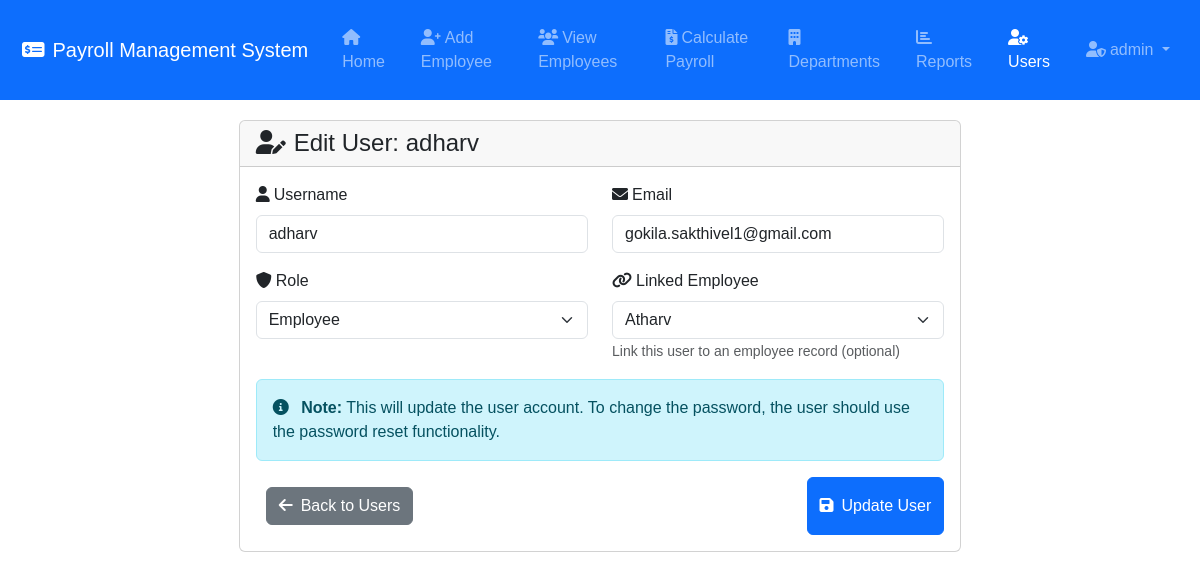
The page /edit_user/3 (signed in) on the database as committed earlier.
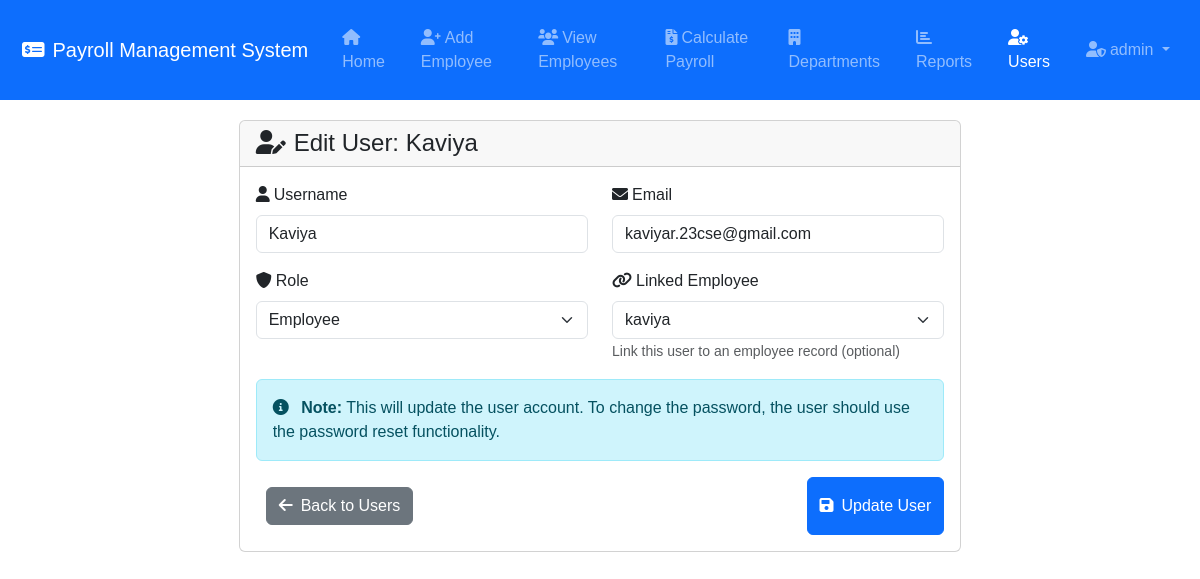
The same page on the database as committed later.
### tables this page shows
CREATE TABLE users (
                id INTEGER PRIMARY KEY AUTOINCREMENT,
                username TEXT UNIQUE NOT NULL,
                email TEXT UNIQUE NOT NULL,
                password_hash TEXT NOT NULL,
                role TEXT NOT NULL DEFAULT 'employee',
                employee_id INTEGER,
                created_at TIMESTAMP DEFAULT CURRENT_TIMESTAMP,
                FOREIGN KEY (employee_id) REFERENCES employees (id)
            );

### app.py (the view, shortened to what this page needs)
@app.route('/edit_user/<int:user_id>', methods=['GET', 'POST'])
@admin_required
def edit_user(user_id):
    conn = sqlite3.connect('payroll_system/database.db')
    c = conn.cursor()
    c.execute("SELECT * FROM users WHERE id = ?", (user_id,))
    user = c.fetchone()
    if not user:
        flash('User not found!', 'danger')
        conn.close()
        return redirect(url_for('manage_users'))
    c.execute("SELECT id, name FROM employees ORDER BY name")
    employees = c.fetchall()
    conn.close()
    return render_template('edit_user.html', user=user, employees=employees)

### app.py (called while the page is built)
@login_manager.user_loader
def load_user(user_id):
    conn = sqlite3.connect('payroll_system/database.db')
    c = conn.cursor()
    c.execute("SELECT * FROM users WHERE id = ?", (user_id,))
    user_data = c.fetchone()
    conn.close()
    if user_data:
        return User(user_data[0], user_data[1], user_data[2], user_data[4], user_data[5])
    return None

def admin_required(f):
    @wraps(f)
    def decorated_function(*args, **kwargs):
        if not current_user.is_authenticated or current_user.role != 'admin':
            flash('Admin access required.', 'danger')
            return redirect(url_for('login'))
        return f(*args, **kwargs)
    return decorated_function

@app.context_processor
def inject_email_config():
    email_configured = (EMAIL_CONFIG.get('enabled', False) and
                        EMAIL_CONFIG.get('email') and
                        EMAIL_CONFIG.get('password'))
    return {'email_configured': email_configured}

### templates/edit_user.html (shortened to what the changed rows need)
<!DOCTYPE html>
<html lang="en">
<head>
    <link href="https://cdn.jsdelivr.net/npm/bootstrap@5.3.0-alpha1/dist/css/bootstrap.min.css" rel="stylesheet">
    <link href="https://cdnjs.cloudflare.com/ajax/libs/font-awesome/6.0.0/css/all.min.css" rel="stylesheet">
    <link rel="stylesheet" href="{{ url_for('static', filename='style.css') }}">
</head>
<body>
    <div class="container">
        <div class="row justify-content-center">
            <div class="col-md-8">
                <div class="card">
                    <div class="card-header">
                        <h4 class="mb-0">
                            <i class="fas fa-user-edit me-2"></i>Edit User: {{ user[1] }}
                        </h4>
                    </div>
                    <div class="card-body">
                        <form method="POST">
                            <div class="row">
                                <div class="col-md-6 mb-3">
                                    <label for="username" class="form-label">
                                        <i class="fas fa-user me-1"></i>Username
                                    </label>
                                    <input type="text" class="form-control" id="username" name="username"
                                           value="{{ user[1] }}" required>
                                </div>
                                <div class="col-md-6 mb-3">
                                    <label for="email" class="form-label">
                                        <i class="fas fa-envelope me-1"></i>Email
                                    </label>
                                    <input type="email" class="form-control" id="email" name="email"
                                           value="{{ user[2] }}" required>
                                </div>
                            </div>
                            <div class="row">
                                <div class="col-md-6 mb-3">
                                    <label for="employee_id" class="form-label">
                                        <i class="fas fa-link me-1"></i>Linked Employee
                                    </label>
                                    <select class="form-select" id="employee_id" name="employee_id">
                                        {% for employee in employees %}
                                        <option value="{{ employee[0] }}"
                                                {{ 'selected' if user[5] == employee[0] else '' }}>
                                            {{ employee[1] }}
                                        </option>
                                        {% endfor %}
                                    </select>
                                    <small class="form-text text-muted">
                                        Link this user to an employee record (optional)
                                    </small>
                                </div>
                            </div>
                        </form>
                    </div>
                </div>
            </div>
        </div>
    </div>
</body>
</html>

Rows that differ between the two databases and show on the page:
changed users: username "adharv" → "Kaviya"; email "gokila.sakthivel1@gmail.com" → "kaviyar.23cse@gmail.com"
Other text that changed with them:
form field employee_id: "Atharv" → "kaviya"
